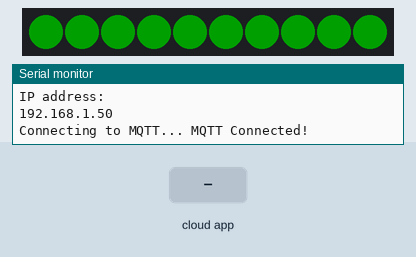
This program was run on a simulated ESP32. Parts: 10 RGB LEDs in strip order, left to right, the last lines printed to the serial monitor. The inputs (shaded band) are chosen by the test bench. Dim RGB values are drawn brighter than linear; WiFi joins after 1.5 s; servers stay silent unless stated; no MQTT or app messages arrive unless stated; not simulated (calls return 0 or success): secrets.h; names the files do not define were given values by the test bench: AIO_SERVERPORT = 80.

Above: at 7.2 s.
7.3 s: the phone or cloud app sets exitSign_control to ON
At 9.4 s:
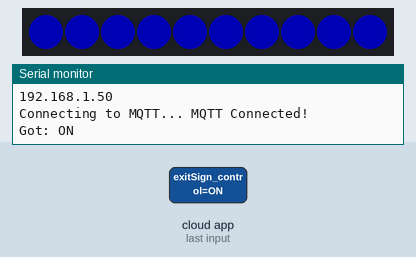
10.3 s: the phone or cloud app sets exitSign_control to OFF
At 10.9 s:
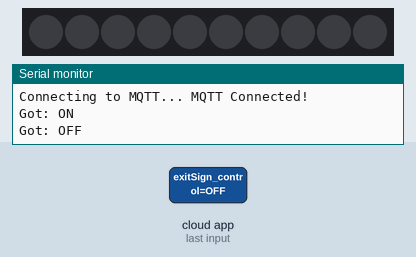
Timing chart, 0 to 13.3 s (numbered marks = the images above; inputs shaded):
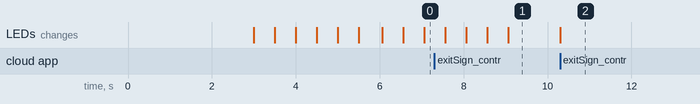

Measured:
- after the input at 7.3 s, the LEDs: first differ from a run without the input after 1.8 s (image 1)
- after the input at 10.3 s, the LEDs: change at once (image 2)

The program:

main.cpp
```cpp
#include <WiFi.h>

#include <Adafruit_MQTT.h>

#include <Adafruit_MQTT_Client.h>

#include <fastled.h>

#include <secrets.h>

// Fast LED Definitions
#define LED_PIN     2
#define NUM_LEDS    10
#define BRIGHTNESS  64
#define LED_TYPE    WS2812B
#define COLOR_ORDER GRB
CRGB leds[NUM_LEDS];

CRGBPalette16 currentPalette;
TBlendType    currentBlending;

// AIO setup
WiFiClient client;     // Create an ESP8266 WiFiClient class to connect to the MQTT server.

Adafruit_MQTT_Client mqtt(&client, AIO_SERVER, AIO_SERVERPORT, AIO_USERNAME, AIO_KEY);        // Setup the MQTT client class by passing in the WiFi client and MQTT server and login details.

Adafruit_MQTT_Subscribe LED_Control = Adafruit_MQTT_Subscribe(&mqtt, AIO_USERNAME "/feeds/exitSign_control");

void MQTT_connect();

bool greenFlag = false;

// Flash a chosen color a certain number of times
void flashGreen(){

  for(int i=0;i<3;i++){

    fill_solid( leds, NUM_LEDS, CRGB::Green);
    FastLED.show();
    delay(500);

    fill_solid( leds, NUM_LEDS, CRGB::Black);
    FastLED.show();
    delay(500);
  }
}

void flashRed(){

  for(int i=0;i<3;i++){

    fill_solid( leds, NUM_LEDS, CRGB::Red);
    FastLED.show();
    delay(500);

    fill_solid( leds, NUM_LEDS, CRGB::Black);
    FastLED.show();
    delay(500);
  }
}

// ToDo: @calebmcd Figure out how to convert uint8_t* to CRGB member. Might not be possible.
struct CRGB toCRGB(uint8_t* inAIO){
  char* char_value = (char*)inAIO;

  //toupper(char_value[0]);

  //return CRGB::char_value;

}

void SetupBlackAndRedStripedPalette()
{
    // 'black out' all 16 palette entries...
    fill_solid( currentPalette, 16, CRGB::Black);
    // and set every fourth one to white.
    currentPalette[0] = CRGB::Red;
    currentPalette[4] = CRGB::Red;
    currentPalette[8] = CRGB::Red;
    currentPalette[12] = CRGB::Red;

}

// Function to fill LED array
void FillLEDsFromPaletteColors( uint8_t colorIndex)
{
    uint8_t brightness = 255;

    for( int i = 0; i < NUM_LEDS; i++) {
        leds[i] = ColorFromPalette( currentPalette, colorIndex, brightness, currentBlending);
        colorIndex += 3;
    }
}

void setup() {

  delay(3000); // Power up delay

  // Setup LED Strip
  FastLED.addLeds<LED_TYPE, LED_PIN, COLOR_ORDER>(leds, NUM_LEDS).setCorrection( TypicalLEDStrip );
  FastLED.setBrightness(  BRIGHTNESS );

  // Set LED's to linear blend Rainbow
  currentPalette = RainbowColors_p;
  currentBlending = LINEARBLEND;

  Serial.begin(9600);

  // Connect to WiFi access point and set lights to Red

  Serial.println(); Serial.println();

  Serial.print("Connecting to ");

  Serial.println(WLAN_SSID);

  SetupBlackAndRedStripedPalette();

  WiFi.begin(WLAN_SSID, WLAN_PASS);

  while (WiFi.status() != WL_CONNECTED) {

    Serial.print(".");
    flashRed();

  }

  Serial.println();

 Serial.println("WiFi connected");

  Serial.println("IP address: "); Serial.println(WiFi.localIP());

  mqtt.subscribe(&LED_Control);

}

uint32_t x=0;

void loop() {

   MQTT_connect();

Adafruit_MQTT_Subscribe *subscription;

  while ((subscription = mqtt.readSubscription(5000))) {

    if (subscription == &LED_Control) {

      Serial.print(F("Got: "));

      Serial.println((char *)LED_Control.lastread);

       if (!strcmp((char*) LED_Control.lastread, "ON"))

      {

        //Serial.println("Turned on");
        fill_solid(leds, NUM_LEDS, CRGB::Blue);
        //fill_rainbow(leds, NUM_LEDS);
        FastLED.show();

      }

      else if (!strcmp((char*) LED_Control.lastread, "OFF"))

      {

        //Serial.println("Turned off");
        fill_solid( leds, NUM_LEDS, CRGB::Black);
        FastLED.show();

      }

      else {

        //const struct CRGB &color = toCRGB(LED_Control.lastread);

        toCRGB(LED_Control.lastread);

        //fill_solid( leds, NUM_LEDS, color);
        //FastLED.show();

      }

    }

  }

}

void MQTT_connect() {

  int8_t ret;

  // Stop if already connected.

  if (mqtt.connected()) {

    return;

  }

 Serial.print("Connecting to MQTT... ");

uint8_t retries = 3;

  while ((ret = mqtt.connect()) != 0) { // connect will return 0 for connected

       Serial.println(mqtt.connectErrorString(ret));

       Serial.println("Retrying MQTT connection in 5 seconds...");

       mqtt.disconnect();

       delay(5000);  // wait 5 seconds

       retries--;

       if (retries == 0) {

         // basically die and wait for WDT to reset me

         while (1);

       }

  }

  Serial.println("MQTT Connected!");
  if(greenFlag==false) {
    flashGreen();
    greenFlag=true;
  }

}
```
